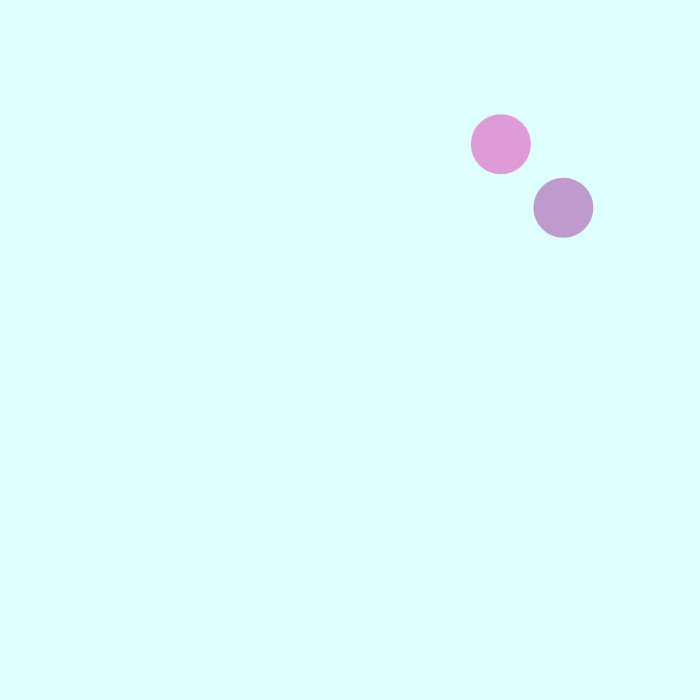
Frame 1 (no input)
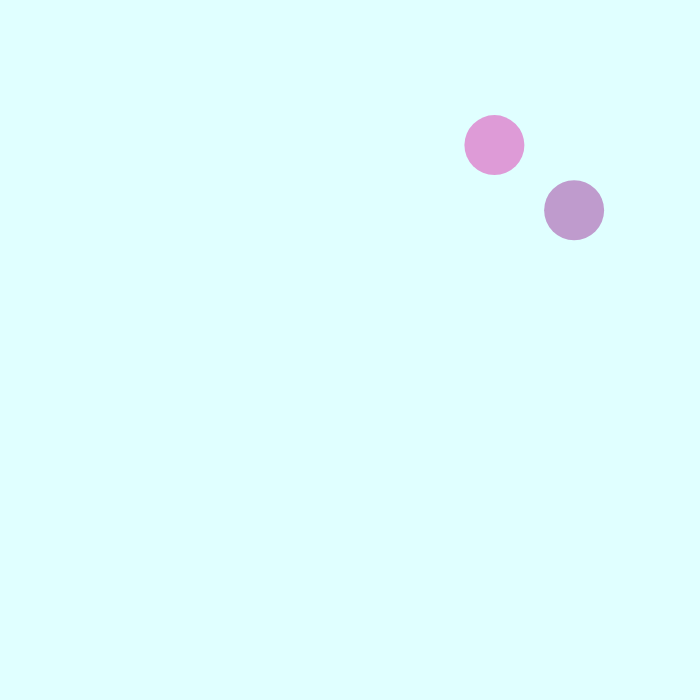
Frame 60 (no input)
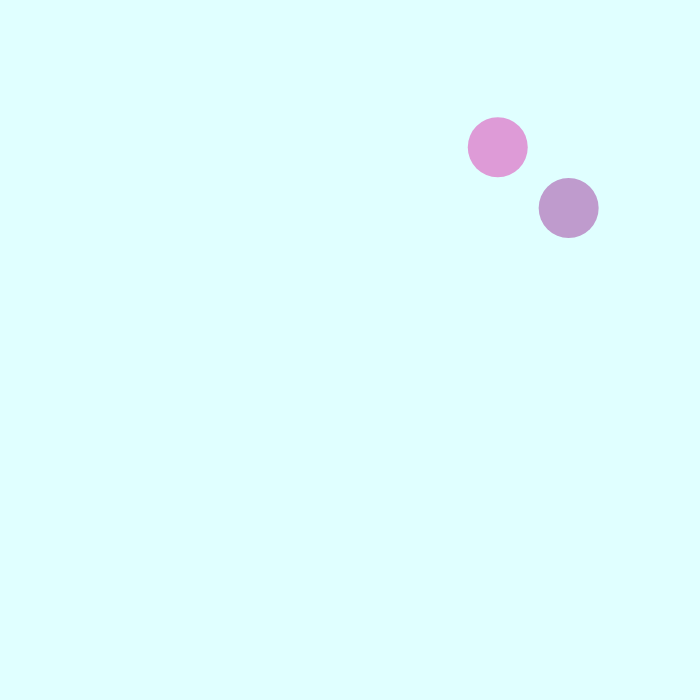
Frame 120 (the mouse pressed at the canvas centre since frame 60)

The p5.js sketch that drew these frames (run headless with seeded random() and noise() and a simulated clock; from frame 60 on, the mouse is pressed at the canvas centre):

// p5.js sketch
// ── sketch.js
var cells = [];

function setup() {
  createCanvas(700, 700);
  cells.push(new Cell());
  cells.push(new Cell());
}

function draw() {
  background(224, 255, 255);
  for (var i = 0; i < cells.length; i++) {
    cells[i].move();
    cells[i].show();
  }
}

function mousePressed() {
  for (var i = cells.length - 1; i >= 0; i--) {
    if (cells[i].clicked(mouseX, mouseY)) {
      cells.push(cells[i].mitosis());
      cells.push(cells[i].mitosis());
      cells.splice(i, 1);
    }
  }
}
// ── cell.js
function Cell(pos, r, c) {

    if (pos) {
      this.pos = pos.copy();
    } else {
      this.pos = createVector(random(width), random(height));
    }
  
    this.r = r || 60;
    this.c = c || color(random(100, 255), 0, random(100, 255), 100);
  
    this.clicked = function (x, y) {
      var d = dist(this.pos.x, this.pos.y, x, y);
      if (d < this.r) {
        return true;
      } else {
        return false;
      }
    }
  
    this.mitosis = function () {
      //this.pos.x += random(-this.r, this.r);
      var cell = new Cell(this.pos, this.r * 0.8, this.c);
      return cell;
    }
  
    this.move = function () {
      var vel = p5.Vector.random2D();
      this.pos.add(vel);
    }
  
    this.show = function () {
      noStroke();
      fill(this.c);
      ellipse(this.pos.x, this.pos.y, this.r, this.r)
    }
  
  }
